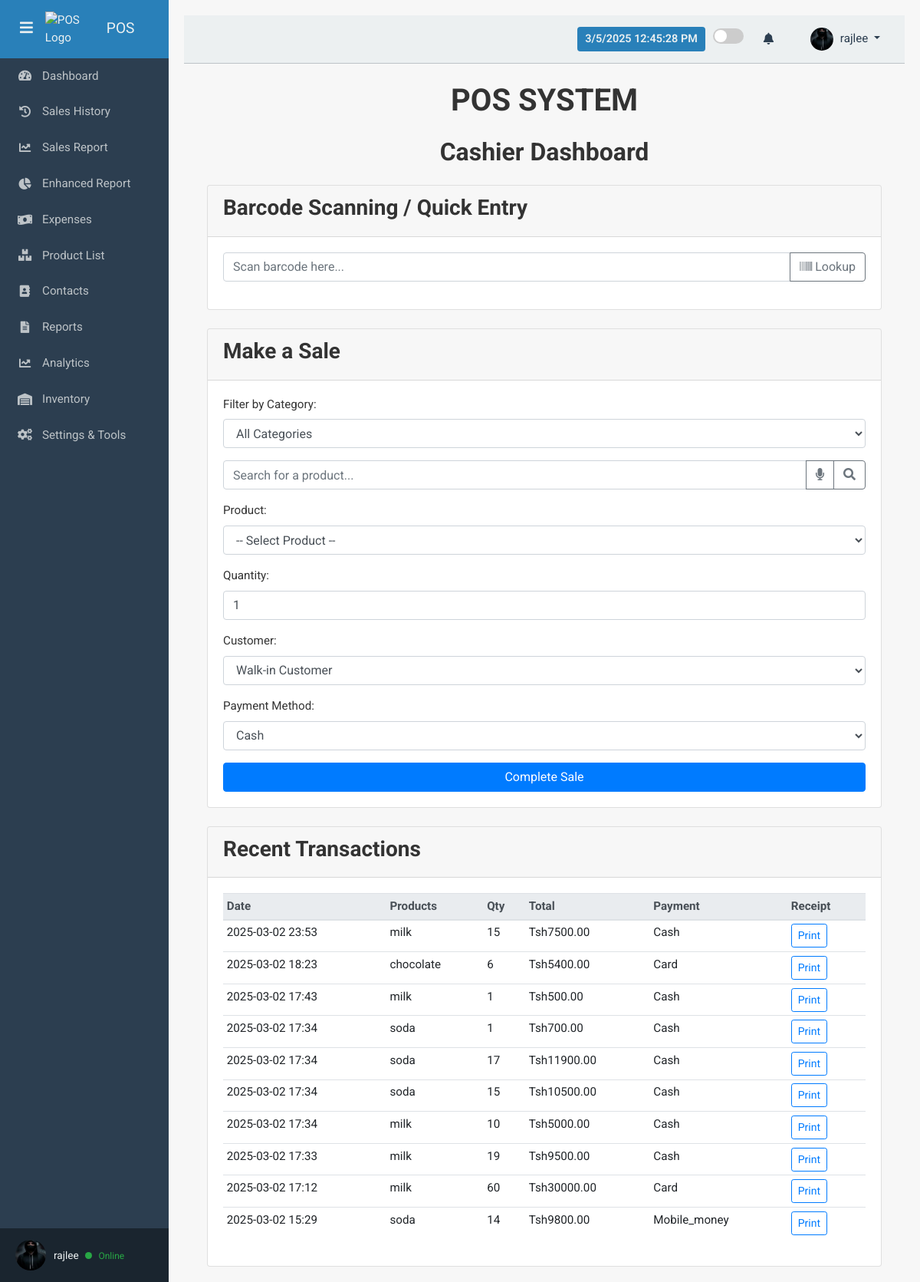
Page /cashier/ (signed in) on the earlier database version.
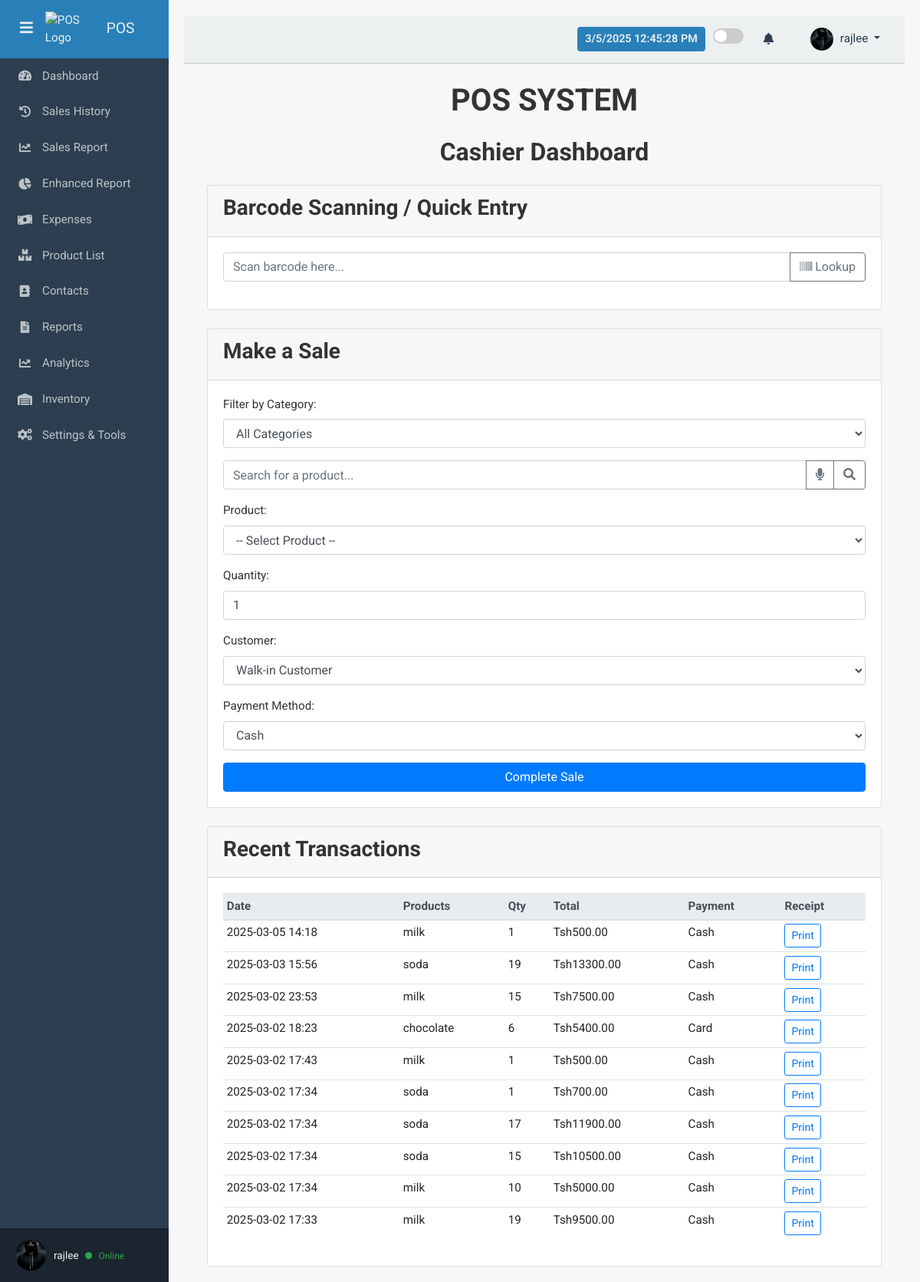
Same page on the later database version.
### pos/models.py (models this page shows, shortened)
class Sale(models.Model):
    customer = models.ForeignKey(
        Customer, null=True, blank=True, on_delete=models.SET_NULL
    )
    product = models.ForeignKey(
        Product, on_delete=models.CASCADE, null=True, blank=True
    )
    quantity = models.PositiveIntegerField(null=True, blank=True)
    total_price = models.DecimalField(
        max_digits=10, decimal_places=2, blank=True, null=True
    )
    total_amount = models.DecimalField(
        max_digits=10, decimal_places=2, blank=True, null=True
    )
    payment_method = models.CharField(
        max_length=50,
        choices=[
            ("cash", "Cash"),
            ("card", "Card"),
            ("mobile_money", "Mobile Money")
        ],
    )
    date = models.DateTimeField(auto_now_add=True)
    cashier = models.ForeignKey(User, on_delete=models.CASCADE)
    def print_receipt_link(self):
        if self.id:
            url = reverse("generate_receipt", args=[self.id])
            return format_html(
                '<a class="button" href="{}" target="_blank">Print Receipt</a>', url
            )
        return "-"
    print_receipt_link.short_description = "Print Receipt"

class SaleItem(models.Model):
    sale = models.ForeignKey(
        'Sale',  # forward reference, since Sale is defined below
        on_delete=models.CASCADE,
        related_name='items'
    )
    cashier = models.ForeignKey(
        get_user_model(), on_delete=models.CASCADE, null=True, blank=True
    )
    product = models.ForeignKey(Product, on_delete=models.CASCADE)
    quantity = models.PositiveIntegerField()
    total_price = models.DecimalField(max_digits=8, decimal_places=2)

class Product(models.Model):
    name = models.CharField(max_length=255)
    category = models.ForeignKey(
        Category, on_delete=models.SET_NULL, null=True, blank=True
    )
    description = models.TextField(blank=True)
    price = models.DecimalField(max_digits=10, decimal_places=2)
    image = models.ImageField(upload_to='products/', blank=True, null=True)
    stock = models.PositiveIntegerField(default=0)
    barcode = models.CharField(max_length=50, unique=True, blank=True)
    supplier = models.ForeignKey(
        Supplier, on_delete=models.SET_NULL, null=True, blank=True
    )
    expiration_date = models.DateField(null=True, blank=True)
    reorder_level = models.IntegerField(default=10)  # Low stock alert

### pos/views.py (the view, shortened to what this page needs)
# urls.py: path('cashier/', views.cashier_dashboard, name='cashier_dashboard'),
@login_required
def cashier_dashboard(request):
    products = Product.objects.all()
    customers = Customer.objects.all()
    recent_sales = Sale.objects.order_by('-date')[:10]
    categories = Category.objects.all()
    low_stock_products = Product.objects.filter(stock__lt=10)
    if low_stock_products:
        details = "\n".join([f"• {p.name} - Stock: {p.stock}" for p in low_stock_products])
        msg = f"The following product(s) are low in stock:\n{details}"
        messages.warning(request, msg)
    context = {
        'products': products,
        'customers': customers,
        'recent_sales': recent_sales,
        'categories': categories,
        'low_stock_products': low_stock_products,
    }
    return render(request, 'pos/cashier_dashboard.html', context)

### pos/context_processors.py (called while the page is built)
def notifications_context(request):
    if request.user.is_authenticated:
        unread_notifications = Notification.objects.filter(
            user=request.user,
            is_read=False
        ).order_by('-created_at')
        return {
            'unread_notifications': unread_notifications,
            'unread_count': unread_notifications.count(),
        }
    return {}

### pos/templates/pos/cashier_dashboard.html (shortened to what the changed rows need)
{% extends "base.html" %}
{% load static %}
{% block content %}
<div class="dashboard-container container">
  <h1 class="text-center mb-4">POS SYSTEM</h1>
  <h2 class="text-center mb-4">Cashier Dashboard</h2>
  <div class="card">
    <div class="card-body">
      <table class="table table-sm table-hover">
        <thead class="thead-light">
          <tr>
            <th>Date</th>
            <th>Products</th>
            <th>Qty</th>
            <th>Total</th>
            <th>Payment</th>
            <th>Receipt</th>
          </tr>
        </thead>
        <tbody>
          {% for sale in recent_sales %}
          <tr>
            <td>{{ sale.date|date:"Y-m-d H:i" }}</td>
            <td>
              {% for item in sale.items.all %}
                {{ item.product.name }}<br>
              {% endfor %}
            </td>
            <td>
              {% for item in sale.items.all %}
                {{ item.quantity }}<br>
              {% endfor %}
            </td>
            <td>
              {% for item in sale.items.all %}
                Tsh{{ item.total_price }}<br>
              {% endfor %}
            </td>
            <td>{{ sale.payment_method|capfirst }}</td>
            <td>
              <a href="{% url 'receipt_view' sale.id %}" target="_blank" class="btn btn-sm btn-outline-primary">
                Print
              </a>
            </td>
          </tr>
          {% empty %}
          <tr>
            <td colspan="6" class="text-center">No transactions yet.</td>
          </tr>
          {% endfor %}
        </tbody>
      </table>
    </div>
  </div>
</div>
{% endblock %}

Differences in the rows shown:
no longer on this page (row unchanged): Sale: date "2025-03-02 17:12", payment_method "Card"
no longer on this page (row unchanged): SaleItem: product.name "milk", quantity "60", total_price "30000.00"
no longer on this page (row unchanged): Sale: date "2025-03-02 15:29", payment_method "Mobile_money"
no longer on this page (row unchanged): SaleItem: product.name "soda", quantity "14", total_price "9800.00"
added Sale: date "2025-03-05 14:18", payment_method "Cash"
added SaleItem: product.name "milk", quantity "1", total_price "500.00"
added Sale: date "2025-03-03 15:56", payment_method "Cash"
added SaleItem: product.name "soda", quantity "19", total_price "13300.00"
